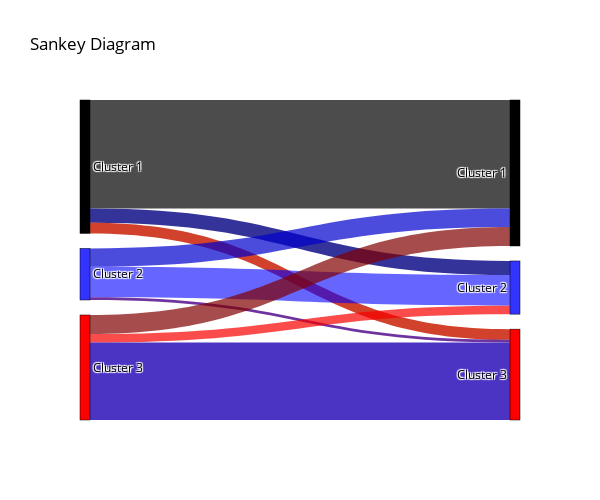

This figure's notebook cell:
### Code cell
import plotly.graph_objects as go
numbers = np.arange(len(df1_clusters))
repeats = len(df2_clusters)
# Define the connections (links)
# The source and target indices correspond to the labels list
sources = np.repeat(numbers, repeats)  # Adjust sources for two split intermediates
print(sources)

sequence = range(len(df1_clusters), len(df1_clusters) + len(df2_clusters))
targets = np.tile(sequence,len(df1_clusters))

print(targets)

season = "Cluster"
# Define the labels (nodes)
def create_labels(season, num_labels=8):
    return [f"{season} {i+1}" for i in range(num_labels)]


labels = []
labels = create_labels(season, len(df1_clusters))
labels = np.append(labels,create_labels(season, len(df2_clusters)))
print("labels",labels)

values = list   # Adjust values accordingly

# Create the Sankey diagram
fig = go.Figure(go.Sankey(
    node=dict(
        pad=15,
        thickness=10,
        line=dict(color="black", width=0.5),
        label=labels,
        color=[ "black", "rgba(0, 0, 275, 0.8)", "red",
               "black", "rgba(0, 0, 275, 0.8)", "red" ,
    #           "magenta","green","rgba(69, 69, 69, 1)", "skyblue", "rgba(227, 119, 194, 1)" 
                'maroon','lightgrey','pink','darkgrey','darkblue','skyblue',
                'indianred','purple','darkslategrey','turquoise','magenta','pink','violet'
                ],
    ),
    link=dict(
        source = sources,  # Indices correspond to labels
        target = targets,
        value = values,
        color = np.tile([  
             #'maroon','lightgrey','pink','darkgrey','darkblue','skyblue','indianred','purple','darkslategrey','turquoise',
             "rgba(0, 0, 0, 0.7)",   # Transparent black
             "rgba(0, 0, 128, 0.8)",   # Transparent navy
             "rgba(205, 45, 22, 0.9)",   # Transparent brown
             "rgba(0,0, 205, 0.7)",  # Transparent medium blue
             "rgba(0, 0, 275, 0.6)", # transparent blue
             "rgba(75, 0, 135, 0.8)",    #magenta
             "rgba(128, 0, 0, 0.7)",   # Transparent grey
             "rgba(250, 0, 0, 0.7)",   # Transparent red
             "rgba(31, 0, 180, 0.8)",  # Transparent blue 0.6 -  transparency 
            
        ],len(df2_clusters)),
    )))

fig.update_layout(title_text="Sankey Diagram", font_size=12, font = dict(color="black"),width = 600, height =500)

fig.show()

### Figure 1 — Plotly figure (JSON) as saved in the notebook; plotly's stock layout.template omitted (floating-point values rounded to 4 significant figures)
{"data": [{"link": {"color": ["rgba(0, 0, 0, 0.7)", "rgba(0, 0, 128, 0.8)", "rgba(205, 45, 22, 0.9)", "rgba(0,0, 205, 0.7)", "rgba(0, 0, 275, 0.6)", "rgba(75, 0, 135, 0.8)", "rgba(128, 0, 0, 0.7)", "rgba(250, 0, 0, 0.7)", "rgba(31, 0, 180, 0.8)", "rgba(0, 0, 0, 0.7)", "rgba(0, 0, 128, 0.8)", "rgba(205, 45, 22, 0.9)", "rgba(0,0, 205, 0.7)", "rgba(0, 0, 275, 0.6)", "rgba(75, 0, 135, 0.8)", "rgba(128, 0, 0, 0.7)", "rgba(250, 0, 0, 0.7)", "rgba(31, 0, 180, 0.8)", "rgba(0, 0, 0, 0.7)", "rgba(0, 0, 128, 0.8)", "rgba(205, 45, 22, 0.9)", "rgba(0,0, 205, 0.7)", "rgba(0, 0, 275, 0.6)", "rgba(75, 0, 135, 0.8)", "rgba(128, 0, 0, 0.7)", "rgba(250, 0, 0, 0.7)", "rgba(31, 0, 180, 0.8)"], "source": [0, 0, 0, 1, 1, 1, 2, 2, 2], "target": [3, 4, 5, 3, 4, 5, 3, 4, 5], "value": [19553, 2534, 1930, 3304, 5508, 470, 3421, 1528, 13955]}, "node": {"color": ["black", "rgba(0, 0, 275, 0.8)", "red", "black", "rgba(0, 0, 275, 0.8)", "red", "maroon", "lightgrey", "pink", "darkgrey", "darkblue", "skyblue", "indianred", "purple", "darkslategrey", "turquoise", "magenta", "pink", "violet"], "label": ["Cluster 1", "Cluster 2", "Cluster 3", "Cluster 1", "Cluster 2", "Cluster 3"], "line": {"color": "black", "width": 0.5}, "pad": 15, "thickness": 10}, "type": "sankey"}], "layout": {"font": {"color": "black", "size": 12}, "height": 500, "title": {"text": "Sankey Diagram"}, "width": 600}}
